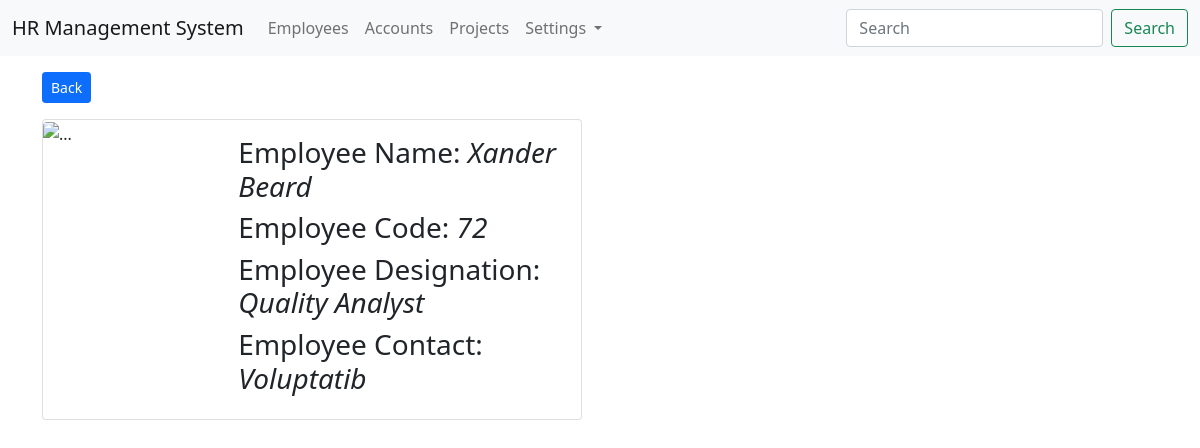
The page /employees/show/72/ on the database its author committed.
### Employees/models.py (models this page shows, shortened)
class EmployeeDetail(models.Model):
    employee_code = models.PositiveIntegerField(primary_key=True, auto_created=True)
    employee_name = models.CharField(max_length=30)
    employee_designation = models.ForeignKey(EmployeeDesignation, on_delete=models.CASCADE)
    employee_contact = models.CharField(max_length=10)
    employee_image = models.FileField(upload_to="images/employeeImage", blank=True, null=True)
    is_active = models.BooleanField(default=True)
    class Meta:
        db_table = "employee_details"
        ordering = ["-employee_name"]

class EmployeeDesignation(models.Model):
    designation_name = models.CharField(max_length=100)
    def __str__(self):
        return self.designation_name
    class Meta:
        db_table = "designation_name"
        ordering = ["-designation_name"]

### Employees/views.py (the view)
# urls.py: path('show/<int:pk>/', views.employee_show, name='employee_show'),
def employee_show(request, pk):
    employee_obj= EmployeeDetail.objects.get(pk=pk)
    context={"data": employee_obj}
    return render(request, 'employees/employee_show.html', context)

### templates/employees/employee_show.html (shortened to what this page needs)
{% extends 'layouts/master.html' %}
{% block content %}
<div class="container">
    <a href="{% url 'employee_list' %}" class= "btn btn-sm btn-primary mb-3 mt-3"> Back</a>
    <div class="card mb-3" style="max-width: 540px;">
        <div class="row g-0">
            <div class="col-md-4">
                <img src="..." class="img-fluid rounded-start" alt="...">
            </div>
            <div class="col-md-8">
                <div class="card-body">
                  <h3 class="card-title">Employee Name: <i>{{ data.employee_name }}</i></h3>
                  <h3>Employee Code: <i>{{ data.employee_code }}</i></h3>
                  <h3>Employee Designation: <i>{{ data.employee_designation }}</i></h3>
                  <h3>Employee Contact: <i>{{ data.employee_contact }}</i></h3>
                </div>
            </div>
        </div>
    </div>
</div>
{% endblock %}

### rows shown on the page
EmployeeDetail: employee_name "Xander Beard", employee_code "72", employee_designation "Quality Analyst", employee_contact "Voluptatib"
